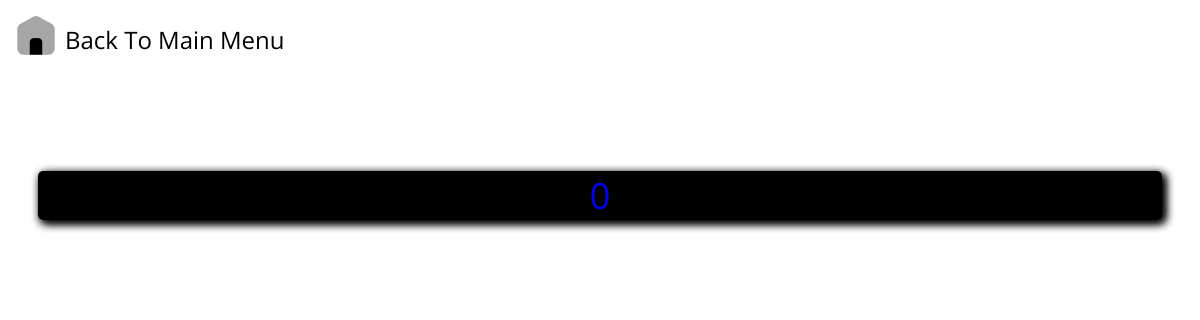
/tables.php?lantai=1, run on an earlier commit of the app's database.
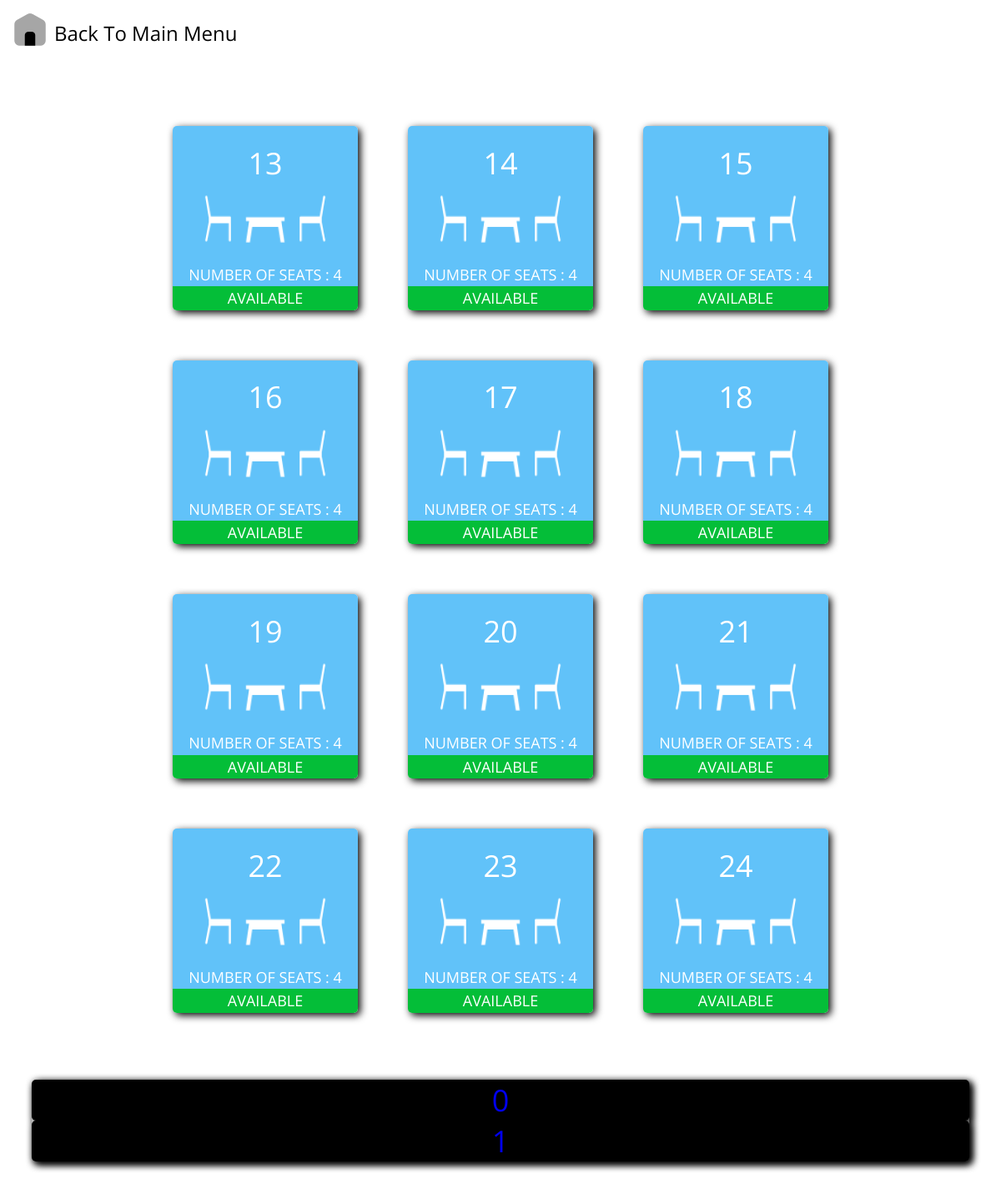
And on a later commit of the database.
### tables this page shows
CREATE TABLE `meja` (
  `no_meja` int(2) NOT NULL,
  `jumlah_kursi` int(2) NOT NULL,
  `status_meja` varchar(25) NOT NULL,
  `lantai` int(2) NOT NULL
);

### tables.php (the view, shortened to what this page needs)
<?php
include_once("conn.php");
$targeted_floor = $_GET["lantai"];
$select_query="SELECT * FROM meja WHERE lantai=$targeted_floor";
$select_exec=$conn->query($select_query);
  function get_floor(){
    $query="SELECT DISTINCT lantai from meja;";
    $floor_exec=$GLOBALS['conn']->query($query)->fetchAll();
    $floors=array();
    foreach($floor_exec as $floor){
        array_push($floors, $floor["lantai"]);
    }
    return $floors;
  }
  ?>
<!DOCTYPE html>
<html lang="en">
  <head>
<link rel="stylesheet" href="viewtables.css" />
  </head>
  <body>
  <a href="index.php" class="home-anchor"><table>
        <tr>
            <td><img src="Data\Images\menu.png" alt="back to main menu"></td>
            <td>Back To Main Menu</td>
        </tr>
    </table></a>
    <?php
    echo "<div class='container'>";
    while($table = $select_exec->fetch(PDO::FETCH_ASSOC)){
      $table_info="";
        if($table["status_meja"]==0){
            $status_meja="AVAILABLE";
            $table_info="AVAILABLE";
            $img_url="Data\Images\meja_available.png";
            $btn_img="Data\Images\Dine.png";
            $btn_alt="Dine In";
            $btn_url="dinein.php";
        }
        echo "
        <div class='table-content'>
          <div class='table-num'>$table[no_meja]</div>
          <div class='table-image'>
            <img
            src=$img_url
            alt='meja_$status_meja'
            class='table-img'
          /></div>
            <div class='table-capacity table-capacity-$status_meja'>NUMBER OF SEATS : $table[jumlah_kursi]</div>
            <div class='table-status table-status-$status_meja'>
            $table_info
            </div>
            <div class='table-btn'>
              <a href=$btn_url?table_id=$table[no_meja]><img src=$btn_img alt=$btn_alt /></a>
            </div>";
          echo"</div>";
    }echo "</div>";
    ?>
    <div class="floor-select">
      <?php
        $total_lantai=get_floor();
        foreach( $total_lantai as $lantai){
          echo      "<div class=floor_button_div>
          <a class=floor_button href=tables.php?lantai=$lantai>$lantai</a>
        </div>";
        }
      ?>
    </div>
  </body>
</html>

### viewtables.css (style rules this page uses)
a { text-decoration: none; }
.home-anchor { text-decoration: none; width: auto; margin: auto; color: black; font-family: 'Open Sans', sans-serif; font-size: 24px; }
.container { margin: 50px; display: flex; flex-wrap: wrap; justify-content: center; align-items: center; }
.table-content,.floor-select { position: relative; margin: 30px; font-family: 'Open Sans', sans-serif; text-align: center; align-items: center; align-content: center; border: 0; border-radius: 5px; box-shadow: 3px 3px 10px black; }
.table-capacity, .table-status, .reserve_details { font-size: 18px; color: white; }
.table-num { font-size: 36px; color: white; position: absolute; width: 98%; height: 40%; top: 0; left: 1%; display: flex; justify-content: center; align-items: center; flex-direction: column; }
.table-capacity { padding: 0 1% 1% 1%; }
.table-capacity-AVAILABLE { background-color: #61C2F9;; }
.table-status { border-radius: 0 0 5px 5px; padding: 1% 0; }
.table-status-AVAILABLE { background-color: #04BE38; }
.table-image { height: 166px }
.floor-select { font-size: 36px; color: #ffff; text-decoration: none; }
.floor_button_div { height: 125%; width: auto; border-radius: 5px; background-color: black; box-shadow: 3px 3px 10px black; }

What changed in the data, as far as the page shows it:
added meja: no_meja "13", jumlah_kursi "4", status_meja "AVAILABLE"
added meja: no_meja "14", jumlah_kursi "4", status_meja "AVAILABLE"
added meja: no_meja "15", jumlah_kursi "4", status_meja "AVAILABLE"
added meja: no_meja "16", jumlah_kursi "4", status_meja "AVAILABLE"
added meja: no_meja "17", jumlah_kursi "4", status_meja "AVAILABLE"
added meja: no_meja "18", jumlah_kursi "4", status_meja "AVAILABLE"
added meja: no_meja "19", jumlah_kursi "4", status_meja "AVAILABLE"
added meja: no_meja "20", jumlah_kursi "4", status_meja "AVAILABLE"
added meja: no_meja "21", jumlah_kursi "4", status_meja "AVAILABLE"
added meja: no_meja "22", jumlah_kursi "4", status_meja "AVAILABLE"
added meja: no_meja "23", jumlah_kursi "4", status_meja "AVAILABLE"
added meja: no_meja "24", jumlah_kursi "4", status_meja "AVAILABLE"
Also different on the page:
new list line: "1"
